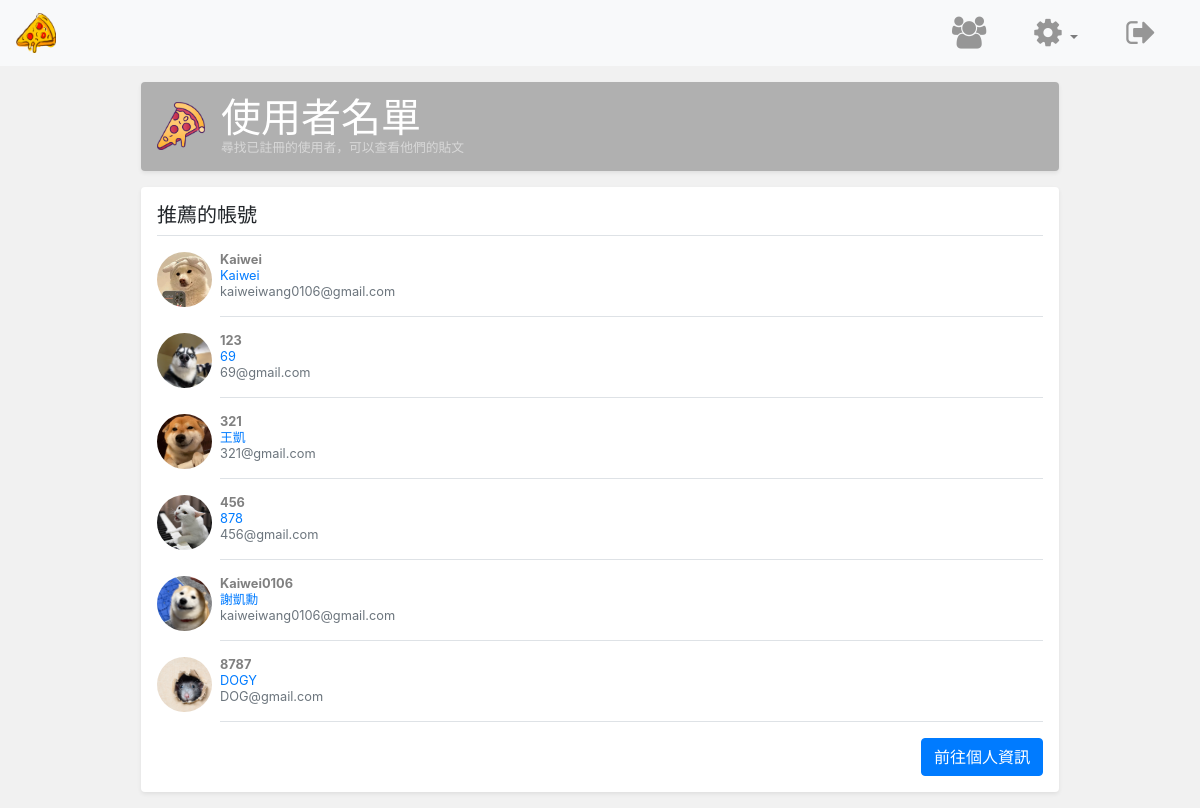
The app's page /users-view.php (signed in) with its own data.
### tables this page shows
CREATE TABLE IF NOT EXISTS `users` (
  `idUsers` int NOT NULL AUTO_INCREMENT,
  `userLevel` int NOT NULL DEFAULT '0',
  `name` varchar(50) NOT NULL,
  `uidUsers` tinytext NOT NULL,
  `emailUsers` tinytext NOT NULL,
  `pwdUsers` longtext NOT NULL,
  `gender` char(1) NOT NULL,
  `headline` varchar(500) DEFAULT NULL,
  `bio` varchar(4000) DEFAULT NULL,
  `userImg` varchar(500) DEFAULT 'default.png',
  PRIMARY KEY (`idUsers`)
);

### users-view.php (the view, shortened to what this page needs)
<?php
    require 'includes/dbh.inc.php';
    include 'includes/HTML-head.php';
?>
	<link rel="stylesheet" type="text/css" href="css/list-page.css">
    </head>
    <body style="background: #f1f1f1">
        <?php include 'includes/navbar.php'; ?>
        <main role="main" class="container">
            <div class="mx-5">
                <div class="d-flex align-items-center p-3 my-3 mx-5 text-white-50 bg-purple rounded shadow-sm">
                    <img class="mr-3" src="img/200.png" alt="" width="48" height="48">
                  <div class="lh-100">
                    <h1 class="mb-0 text-white lh-100">使用者名單</h1>
                    <small>尋找已註冊的使用者，可以查看他們的貼文</small>
                  </div>
                </div>
                <div class="my-3 mx-5 p-3 bg-white rounded shadow-sm">
                  <h5 class="border-bottom border-gray pb-2 mb-0">推薦的帳號</h5>
                  <?php
                      $sql = "select idUsers, uidUsers, userLevel, name, emailUsers, userImg
                              from users
                              order by userLevel desc, idUsers asc";
                      $stmt = mysqli_stmt_init($conn);
                      if (!mysqli_stmt_prepare($stmt, $sql))
                      {
                          die('SQL error');
                      }
                      else
                      {
                          mysqli_stmt_execute($stmt);
                          $result = mysqli_stmt_get_result($stmt);
                          while ($row = mysqli_fetch_assoc($result))
                          {
                              echo '<a href="profile.php?id='.$row['idUsers'].'">
                                  <div class="media text-muted pt-3">
                                      <img src="uploads/'.$row['userImg'].'" alt="" class="mr-2 rounded-circle div-img list-user-img">
                                      <p class="media-body pb-3 mb-0 small lh-125 border-bottom border-gray ">
                                        <strong class="d-block text-gray-dark">'.ucwords($row['uidUsers']).'</strong></a>
                                            <span class="text-primary">'.ucwords($row['name']).'</span><br>
                                            '.$row['emailUsers'].'
                                      </p>
                                  </div>';
                          }
                     }
                  ?>
                      <small class="d-block text-right mt-3">
                          <a href="profile.php" class="btn btn-primary">前往個人資訊</a>
                      </small>
        </main>
    </body>
</html>

### css/styles.css (style rules this page uses)
html, body { height: 100%; }
img { max-width: 100%; }
a { text-decoration: none }
h1 { color: #ff9000; }
* { word-wrap: break-word; overflow-wrap: break-word; }
h1, h2, h3, h4, h5, h6, p, a, ul, span, li, img, inpot, button { margin: 0; padding: 0; }

### css/list-page.css (style rules this page uses)
html, body { overflow-x: hidden; }
.text-white-50 { color: rgba(255, 255, 255, .5); }
.bg-purple { background-color: #B0B0B0; }
.lh-100 { line-height: 1; }
.lh-125 { line-height: 1.25; }
.div-img { width: 55px; height: 55px; object-fit: cover; transition: transform .2s; }
a { color: gray; }
.list-user-img { border-radius: 50%; }

### records on screen
users: userImg (picture), uidUsers "Kaiwei", name "Kaiwei", emailUsers "kaiweiwang0106@gmail.com"
users: userImg (picture), uidUsers "123", name "69", emailUsers "69@gmail.com"
users: userImg (picture), uidUsers "321", name "王凱", emailUsers "321@gmail.com"
users: userImg (picture), uidUsers "456", name "878", emailUsers "456@gmail.com"
users: userImg (picture), uidUsers "Kaiwei0106", name "謝凱勳", emailUsers "kaiweiwang0106@gmail.com"
users: userImg (picture), uidUsers "8787", name "DOGY", emailUsers "DOG@gmail.com"
